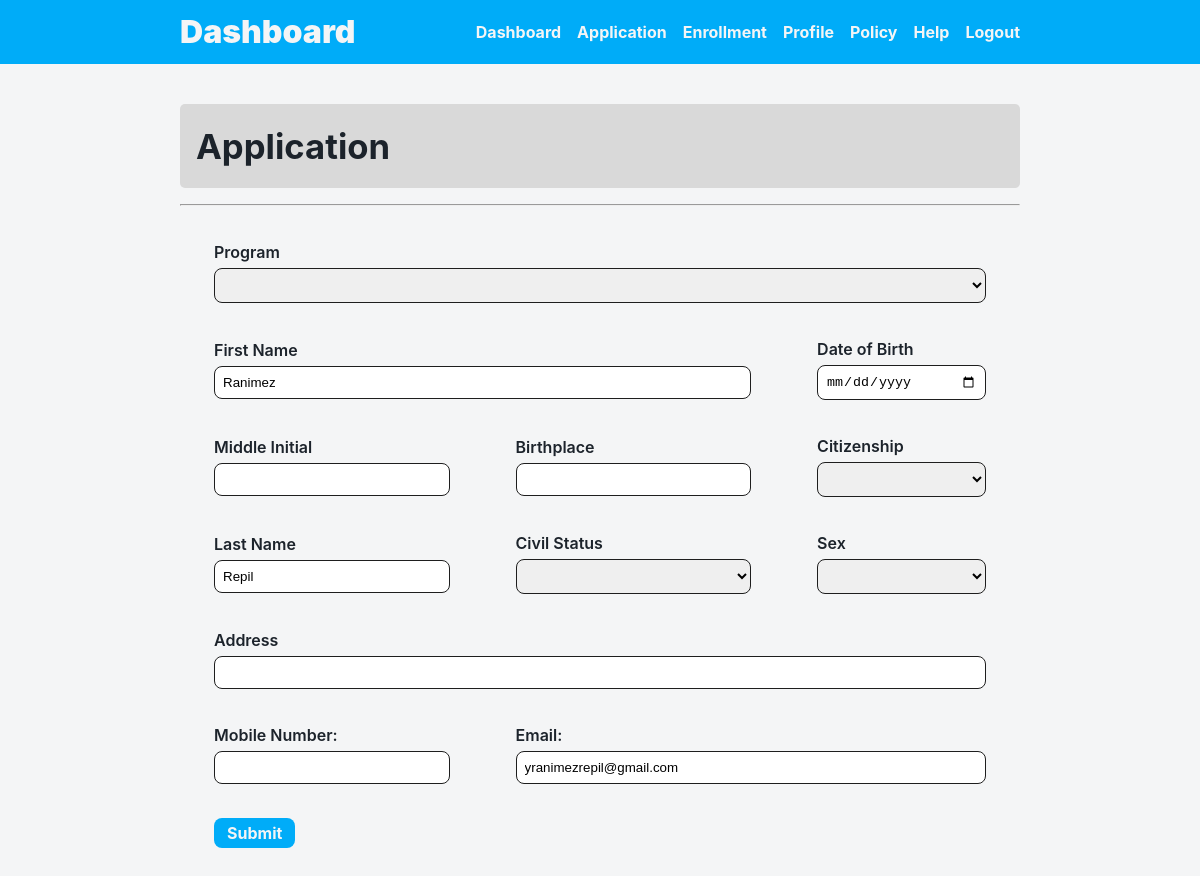
The page /src/modules/dashboard/application.php (signed in) on the database as committed earlier.
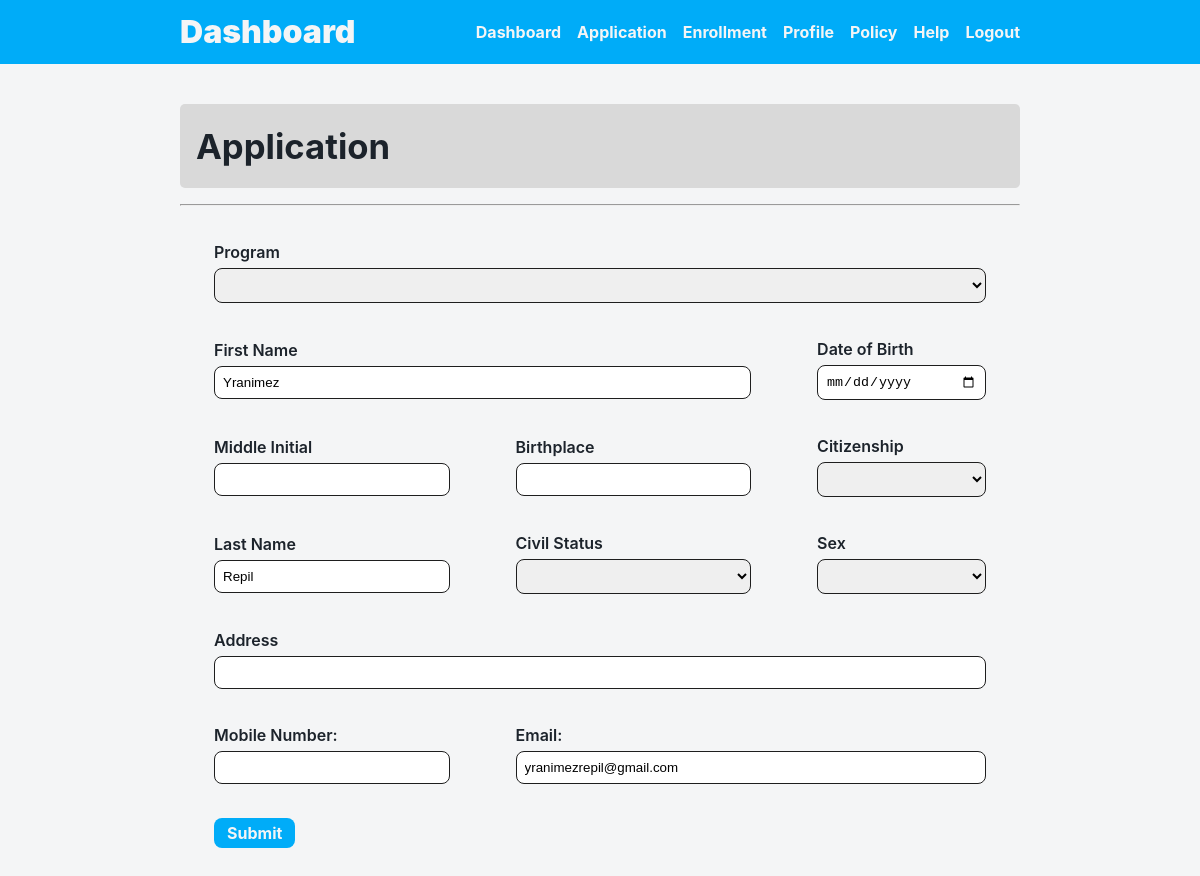
The same page on the database as committed later.
### tables this page shows
CREATE TABLE `users` (
  `User_ID` bigint(20) NOT NULL,
  `First_Name` varchar(100) NOT NULL,
  `Last_Name` varchar(100) NOT NULL,
  `Email` varchar(255) NOT NULL,
  `Password` varchar(255) NOT NULL,
  `User_Type` enum('Student','Administrator','','') NOT NULL DEFAULT 'Student',
  `Date_Created` timestamp NOT NULL DEFAULT current_timestamp()
);

### config.php (called while the page is built, shortened)
<?php
$_C2_style_css = '../../../style.css';
$_C2_button_css = '../../css/button.css';
$_C2_forms_css = '../../css/forms.css';
$_C2_icon_css = '../../css/icon.css';
$_C2_module_css = '../../css/module.css';
$_C2_navbar_css = '../../css/navbar.css';

### src/data/data.php (called while the page is built, shortened)
<?php
$_citizenship = [
    [
        'code' => 'none',
         'citizenship' => ''
    ],
    [
        'code' => 'ph',
         'citizenship' => 'Filipino'
    ],
    [
        'code' => 'ch',
         'citizenship' => 'Chinese'
    ],
    [
        'code' => 'jp',
         'citizenship' => 'Japanese'
    ],
    [
        'code' => 'usa',
         'citizenship' => 'Americas'
    ],
    [
        'code' => 'de',
         'citizenship' => 'German'
    ],
    [
        'code' => 'tr',
         'citizenship' => 'Turkish'
    ],
    [
        'code' => 'ca',
         'citizenship' => 'Canadian'
    ],
    [
        'code' => 'india',
         'citizenship' => 'Indian'
    ],
    [
        'code' => 'mx',
         'citizenship' => 'Mexican'
    ],
    [
        'code' => 'fr',
         'citizenship' => 'French'
    ],
    [
        'code' => 'ir',
         'citizenship' => 'Iranian'
    ],
    [
        'code' => 'kr',
         'citizenship' => 'Korean'
    ],
    [
        'code' => 'uk',
         'citizenship' => 'British'
    ],
    [
        'code' => 'esp',
         'citizenship' => 'Spanish'
    ],
];
$_program = [
    [
        'code' => 'none',
        'program' => ''
    ],
    [
        'code' => 'bscs',
        'program' => 'Bachelor of Science in Computer Science'
    ],
    [
        'code' => 'psych',
        'program' => 'Bachelor of Science in Psychology'
    ],
    [
        'code' => 'bsit',
        'program' => 'BS in Information Technology'
    ],
    [
        'code' => 'bsis',
        'program' => 'BS in Information Systems'
    ],
    [
        'code' => 'it',
        'program' => '2-yr Infortmation Technology'
    ],
    [
        'code' => 'act',
        'program' => '2-yr Associate in Computer Technology'
    ],
    [
        'code' => 'bsba',
        'program' => 'BS in Business Administration'
    ],
    [
        'code' => 'bsa',
        'program' => 'BS in Accountancy'
    ],
    [
        'code' => 'bsais',
        'program' => 'BS in Accounting Information System'
    ],
    [
        'code' => 'bsma',
        'program' => 'BS in Management Accounting'
    ],
    [
        'code' => 'bsrtcs',
        'program' => 'BS in Retail Technology and Consumer Science'
    ],
    [
        'code' => 'art',
        'program' => '2-yr Associate in Retail Technology'
    ],
    [
        'code' => 'bshm',
        'program' => 'BS in Hospitality Management'
    ],
    [
        'code' => 'bscm',
        'program' => 'BS in Culinary Management'
    ],
    [
        'code' => 'hra',
        'program' => '3-yr Hotel and Restaurant Administration'
    ],
    [
        'code' => 'hrs',
        'program' => '2-yr Hospitality and Restaurant Services'
    ],
    [
        'code' => 'bstm',
        'program' => 'BS in Tourism Management'
    ],
    [
        'code' => 'tem',
        'program' => '2-yr Tourism and Events Management'
    ],
    [
        'code' => 'bscpe',
        'program' => 'BS in Computer Engineering'
    ],
    [
        'code' => 'bmma',
        'program' => 'Bachelor of Multimedia Arts'
    ],
    [
        'code' => 'bacomm',
        'program' => 'BA in Communication'
    ],
    [
        'code' => 'bsmt',
        'program' => 'Bachelor of Science in Marine Transportation'
    ],
    [
        'code' => 'bsmare',
        'program' => 'Bachelor of Science in Marine Engineering'
    ],
    [
        'code' => 'bsname',
        'program' => 'Bachelor of Science in Naval Architecture and Marine Engineering'
    ],
];

### src/process/session.php (called while the page is built, shortened)
<?php
if (isset($_SESSION['user_id'])) {
    $sql = "SELECT * FROM users WHERE User_ID = {$_SESSION['user_id']}";
    $result = $mysqli->query($sql);
    $user = $result->fetch_assoc();
}

### src/modules/dashboard/application.php (the view, shortened to what the changed rows need)
<?php include '../../../config.php'; ?>
<?php include $_C2_session_php; ?>
<!DOCTYPE html>
<html lang="en">
<head>
    <link rel="stylesheet" href="<?php echo $_C2_style_css; ?>">
    <link rel="stylesheet" href="<?php echo $_C2_module_css; ?>">
    <link rel="stylesheet" href="<?php echo $_C2_button_css; ?>">
    <link rel="stylesheet" href="<?php echo $_C2_icon_css; ?>">
    <link rel="stylesheet" href="<?php echo $_C2_navbar_css; ?>">
    <link rel="stylesheet" href="<?php echo $_C2_forms_css; ?>">
</head>
<body>
    <?php if (isset($user)) : ?>
        <section class="application1 container">
            <h2 class="page_title">Application</h2>
            <hr class="title_line">
            <form method="POST">
                <table>
                    <tr>
                        <td colspan="3">
                            <label for="program">Program</label>
                            <select name="program" id="program">
                                <?php foreach ($_program as $program_item) : ?>
                                    <option value="<?php echo $program_item['program']; ?>">
                                    </option>
                                <?php endforeach; ?>
                            </select>
                        </td>
                    </tr>
                    <tr>
                        <td colspan="2">
                            <label for="firstName">First Name</label>
                            <input type="text" id="firstName" name="firstName" value=<?= $user['First_Name']; ?>>
                        </td>
                        <td>
                            <label for="dateOfBirth">Date of Birth</label>
                            <input type="date" id="dateOfBirth" name="dateOfBirth">
                        </td>
                    </tr>
                    <tr>
                        <td>
                            <label for="middleInitial">Middle Initial</label>
                            <input type="text" id="middleInitial" name="middleInitial">
                        </td>
                        <td>
                            <label for="birthPlace">Birthplace</label>
                            <input type="text" id="birthPlace" name="birthPlace">
                        </td>
                        <td>
                            <label for="citizenship">Citizenship</label>
                            <select name="citizenship" id="citizenship">
                                <?php foreach ($_citizenship as $citizenship_item) : ?>
                                    <option value="<?php echo $citizenship_item['citizenship']; ?>">
                                    </option>
                                <?php endforeach; ?>
                            </select>
                        </td>
                    </tr>
                    <tr>
                        <td td>
                            <label for="lastName">Last Name</label>
                            <input type="text" id="lastName" name="lastName" value=<?= $user['Last_Name']; ?>>
                        </td>
                        <td>
                            <label for="civilStatus">Civil Status</label>
                            <select name="civilStatus" id="civilStatus">
                                <option value=""></option>
                                <option value="single">Single</option>
                            </select>
                        </td>
                        <td>
                            <label for="sex">Sex</label>
                            <select name="sex" id="sex">
                                <option value=""></option>
                                <option value="Male">Male</option>
                            </select>
                        </td>
                    </tr>
                    <tr>
                        <td colspan="3">
                            <label for="myaddress">Address</label>
                            <input type="text" id="myaddress" name="myaddress">
                        </td>
                    </tr>
                    <tr>
                        <td>
                            <label for="mobileNumber">Mobile Number:</label>
                            <input type="number" id="mobileNumber" name="mobileNumber">
                        </td>
                        <td colspan="2">
                            <label for="eMail">Email:</label>
                            <input type="email" id="eMail" name="eMail" value=<?= $user['Email']; ?>>
                        </td>
                    </tr>
                    <tr>
                        <td colspan="3">
                            <button onclick="javascript: return confirm('Please confirm deletion');" type="submit" name="save" id="submit" class="btn1">Submit</button>
                        </td>
                    </tr>
                </table>
            </form>
        </section>
    <?php endif; ?>
</body>
</html>

Rows that differ between the two databases and show on the page:
changed users "Repil": firstName "Ranimez" → "Yranimez"
